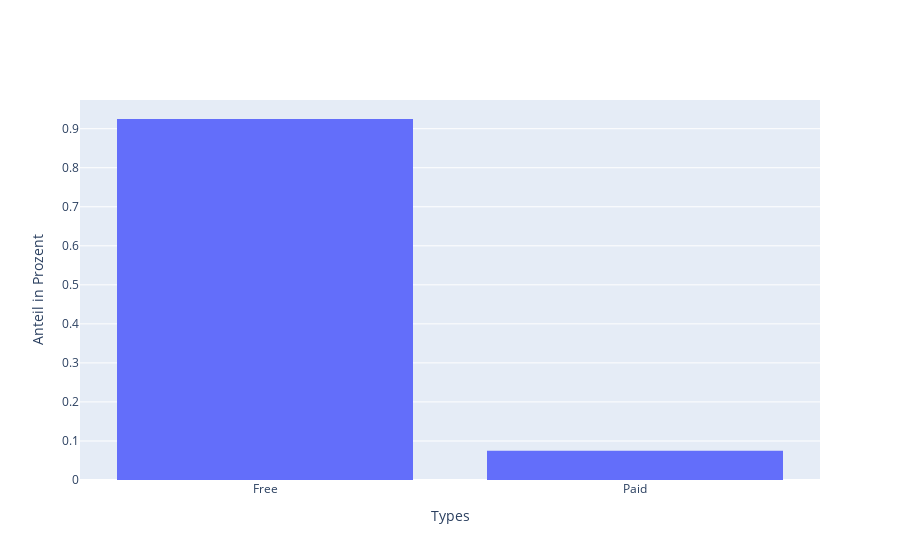

Here is the notebook cell this chart was saved with:
### Code cell
data = [
    go.Histogram( x = X_train['Type'],
                  histnorm = 'probability')
    ]

fig = go.Figure(data)
fig.update_xaxes(title_text='Types')
fig.update_yaxes(title_text='Anteil in Prozent')
fig.show()

### Figure 1 — Plotly figure (JSON) as saved in the notebook; plotly's stock layout.template omitted (floating-point values rounded to 4 significant figures; data arrays with more than 128 entries replaced by an {"elided": "..."} marker saying what was removed)
{"data": [{"histnorm": "probability", "x": {"elided": "8672 str values"}, "type": "histogram"}], "layout": {"xaxis": {"title": {"text": "Types"}}, "yaxis": {"title": {"text": "Anteil in Prozent"}}}}
